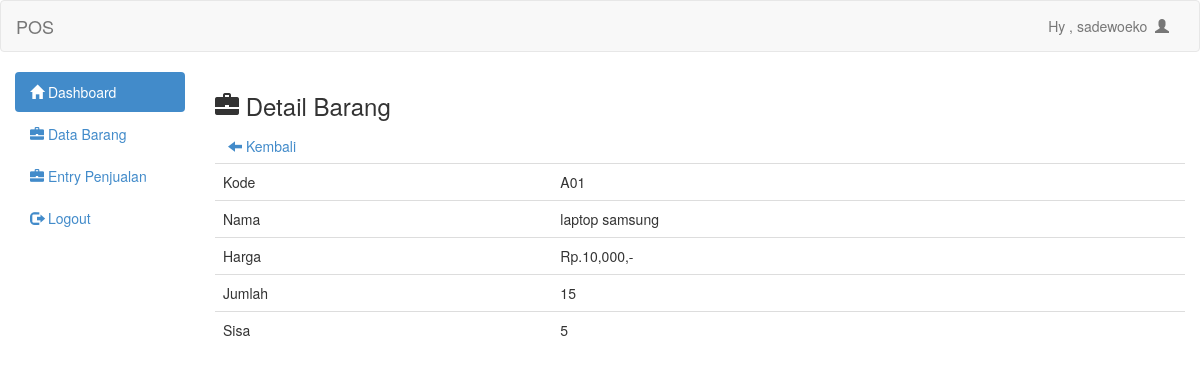
Page /admin/det_barang.php?id=36 (signed in) on the committed database.
### tables this page shows
CREATE TABLE `barang` (
  `id` int(11) NOT NULL,
  `kode` text NOT NULL,
  `nama` text NOT NULL,
  `harga` int(11) NOT NULL,
  `jumlah` int(11) NOT NULL,
  `sisa` int(11) NOT NULL
);

### admin/det_barang.php (the view)
<?php
include 'header.php';
?>
<h3><span class="glyphicon glyphicon-briefcase"></span>  Detail Barang</h3>
<a class="btn" href="barang.php"><span class="glyphicon glyphicon-arrow-left"></span>  Kembali</a>
<?php
$id_brg=mysqli_real_escape_string($conn,$_GET['id']);
$det=mysqli_query($conn, "select * from barang where id='$id_brg'")or die(mysqli_error());
while($d=mysqli_fetch_array($det)){
	?>
	<table class="table">
		<tr>
			<td>Kode</td>
			<td><?php echo $d['kode'] ?></td>
		</tr>
		<tr>
			<td>Nama</td>
			<td><?php echo $d['nama'] ?></td>
		</tr>
		<tr>
			<td>Harga</td>
			<td>Rp.<?php echo number_format($d['harga']) ?>,-</td>
		</tr>
		<tr>
			<td>Jumlah</td>
			<td><?php echo $d['jumlah'] ?></td>
		</tr>
		<tr>
			<td>Sisa</td>
			<td><?php echo $d['sisa'] ?></td>
		</tr>
	</table>
	<?php
}
?>
<?php include 'footer.php'; ?>

### rows in the picture
barang: kode "A01", nama "laptop samsung", harga "10,000", jumlah "15", sisa "5"

### other values in the picture
$_SESSION['uname'] "sadewoeko"
